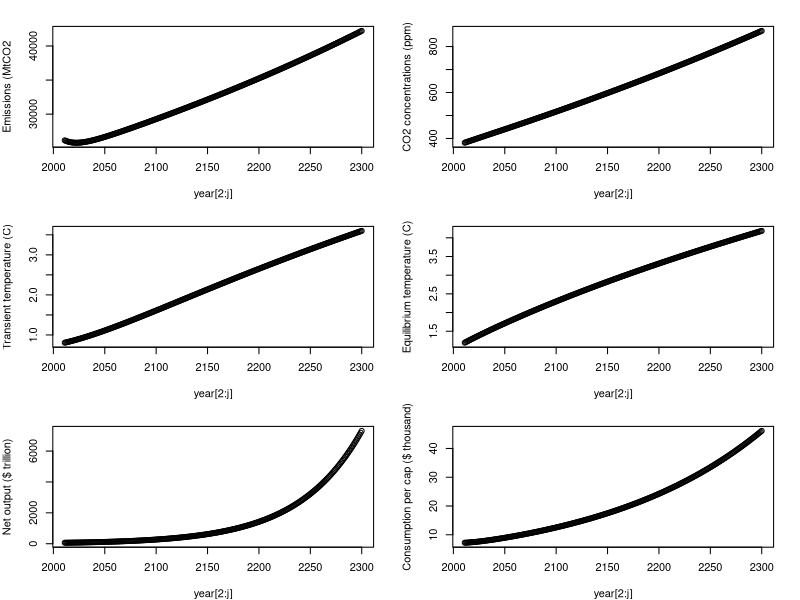
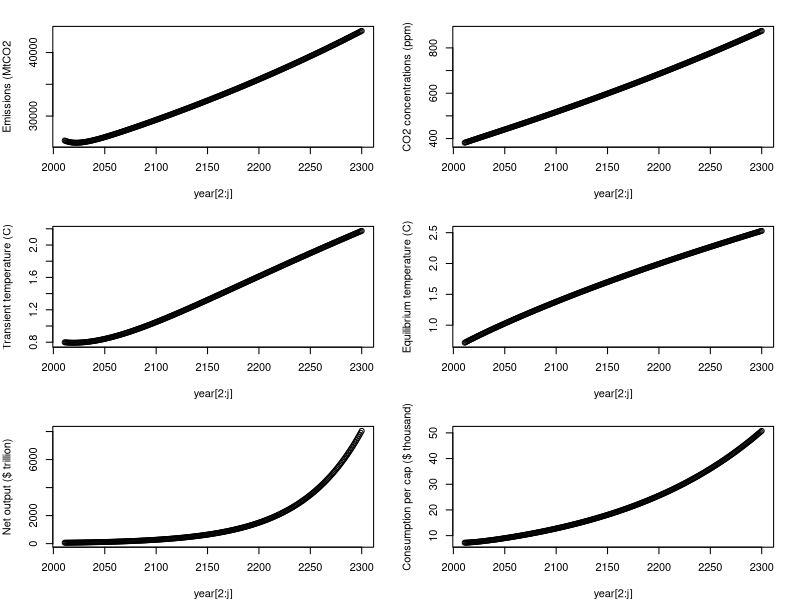

Reproduce these figures in R, in order.
## ---- chunk 1
knitr::opts_chunk$set(echo = TRUE)
## ---- chunk 2
library(tidyverse)
## ---- chunk 3
# Fixed Economic parameters (LEAVE THIS ALONE FOR NOW)
p_saving<-c(.22) # output saved, default at 0.22
p_capShare<-c(.3) # Cobb-Douglas capital share, defaut at 0.3
p_capDep<-c(.1) # capital depreciation, default at 0.1
p_TFP_g<-c(.005) # TFP growth rate, default at 0.005   
p_damage<-c(.009) # default at 0.009

# Variable Economic parameters (TRY DIFFERENT VALUES)
p_emInt_g<-c(-.005) # default at -.005
p_enInt_g<-c(-.01) # default at -.01
p_pop_g<-c(0.01) # default at .01
    
# Fixed climate parameters (LEAVE THIS ALONE)
p_carDecay<-c(400) # carbon decay, default 400
p_climDelay<-c(.015) # climate decay, default 0.015

#Variable climate parameters (TRY DIFFERENT VALUES)
p_climSens<-c(2.5) # climate sensitivity default 2.5
## ---- chunk 4
# years
p_years<-c(291)

# Economic
ic_pop<-c(6900) # in millions
ic_enInt<-c(5.98) # in EJ/$trill
ic_emInt<-c(68.27) # in Mt CO2 /EJ            
ic_K<-c(139.65) # $trill   
ic_TFP<-c(.03)

# Climate
ic_preCO2<-c(275) # ppm
ic_nowCO2<-c(380) # ppm
ic_T<-c(0.8) # degree C above preindustrial

# creating empty matrices for storing data
year<-matrix(0,p_years,1)    
pop<-matrix(0, p_years,1)
enInt<-matrix(0, p_years,1)
emInt<-matrix(0, p_years,1)    
TFP<-matrix(0, p_years,1)
Y_gross<-matrix(0, p_years,1)
K<-matrix(0, p_years,1)
gdppc<-matrix(0, p_years,1)
CO2ppm<-matrix(0, p_years,1)
em_MtCO2<-matrix(0,p_years,1)
em_ppm<-matrix(0,p_years,1)
Y_net<-matrix(0,p_years,1)
C<-matrix(0,p_years,1)
C_pc<-matrix(0,p_years,1)
Teq<-matrix(0,p_years,1)
climateDamage<-matrix(0,p_years,1)
## ---- chunk 5
#Part 1a: Getting exogenous changes in population, energy intensity, emissions intensity, TFP


# initializing for first period    
year[1]<-2010
pop[1]<-ic_pop
enInt[1]<-ic_enInt    
emInt[1]<-ic_emInt
TFP[1]<-ic_TFP

for (j in 2:p_years) {
year[j]<-year[j-1]+1
pop[j]=pop[j-1]*(1+p_pop_g)
enInt[j]=enInt[j-1]*(1+p_enInt_g)
emInt[j]=emInt[j-1]*(1+p_emInt_g)
TFP[j]=TFP[j-1]*(1+p_TFP_g)
    }

## ---- chunk 6
# initializing for first period

#Part 1: Economic model w/o climate damages
K[1]<-ic_K
 Y_gross[1]<-TFP[1]*K[1]^p_capShare*pop[1]^(1-p_capShare)
      
#Part 2: climate model
#CO2 concentration
CO2ppm[1]<-ic_nowCO2                      
T[1]=ic_T

#Part 3: Economic model with climate damages
#climate damages
climateShare<-(p_damage*T[1]^2)/(1+p_damage*T[1]^2) # damage function
climateDamage[1]<-climateShare*Y_gross[1] #climate damages
Y_net[1]<-Y_gross[1]-climateDamage[1] # net of damages output          
C[1]<-Y_net[1]-p_saving*Y_net[1]
C_pc[1]<-(C[1]/pop[1])*1000      

plus_one_ton <- c(0, (1/1000000), rep(0, times= 289)) #plus one ton of CO2

# looping over rest of the years
for (j in 2:p_years) {
      
#Part 1: Economic model w/o climate damages     
#Economic output 
K[j]<-(1-p_capDep)*K[j-1]+p_saving*Y_net[j-1]  #capital accumulation
Y_gross[j]<-TFP[j]*K[j]^p_capShare*pop[j]^(1-p_capShare) #Cobb-Douglas production function
gdppc[j]=Y_gross[j]/pop[j]

#emissions
em_MtCO2[j]<-pop[j]*gdppc[j]*enInt[j]*emInt[j] #Kaya identity
em_ppm[j]<-(em_MtCO2[j]+plus_one_ton[j])/7810 # convert to atmospheric CO2 concentrations
      
#Part 2: climate model     
#CO2 concentration
CO2ppm[j]<-CO2ppm[j-1]+0.5*((em_ppm[j])- (CO2ppm[j-1]-(ic_preCO2))/(p_carDecay)) #CO2 concentration accumulation                             
    
#Radiative forcing
rad_CO2_Wpm2<-5.35*log(CO2ppm[j]/ic_preCO2)

#Converting to temperature  
Teq[j]<-rad_CO2_Wpm2*(p_climSens/(5.3*log(2))) #Equilibrium temperature
T[j]=T[j-1]+p_climDelay*(Teq[j]-T[j-1]) #Transient temperature

#Part 3: Economic model with climate damages
climateShare<-(p_damage*T[j]^2)/(1+p_damage*T[j]^2) # damage function
climateDamage[j]<-climateShare*Y_gross[j] # climate damages
Y_net[j]<-Y_gross[j]-climateDamage[j] # output net of damages          
C[j]<-Y_net[j]-p_saving*Y_net[j] # consumption 
C_pc[j]<-(C[j]/pop[j])*1000 #per capita consumption     
    }
  
## ---- chunk 7
par(mfrow=c(3,2), mar=c(4,4,2,2))
plot(year[2:j], em_MtCO2[2:j], ylab="Emissions (MtCO2")
plot(year[2:j], CO2ppm[2:j], ylab="CO2 concentrations (ppm)")
plot(year[2:j], T[2:j], ylab="Transient temperature (C)")
plot(year[2:j], Teq[2:j], ylab="Equilibrium temperature (C)")
plot(year[2:j], Y_net[2:j], ylab="Net output ($ trillion)")
plot(year[2:j], C_pc[2:j], ylab="Consumption per cap ($ thousand)")
## ---- chunk 8
write.csv(climateDamage,"C:\\Users\\Juan\\Desktop\\BREN\\Second Year\\Winter Quarter\\ESM 229\\climateDamageSim1.csv", row.names = FALSE)
## ---- chunk 9

damages_question_3_BAU <- read_csv("climateDamageBAU.csv") %>%
  rename("BAU" = "V1")

damages_q3_plus1 <- read_csv("climateDamageSim1.csv") %>%
  rename("plus1" = "V1")

#Take difference between BAU scenario and Simulation
#exported damages_all to a csv -> total climate damage = 5945.924



## damages per millions tons of CO2 
## need damages per tons of CO2
damages_all <- cbind(damages_question_3_BAU*1000000000000, damages_q3_plus1*1000000000000) %>%
  mutate(diff = plus1 - BAU) %>%
  mutate(year = 1:291) %>%
  mutate(SCC_j_1.5 = (1/(1+0.015)^year)*diff,
         SCC_j_3 = (1/(1+0.03)^year)*diff) 
SCC_1.5 <- sum(damages_all$SCC_j_1.5)
SCC_3 <- sum(damages_all$SCC_j_3)

## 1.5% SCC; $252.06497 per ton CO2
## 3% SCC; $30.1699525541407 per ton CO2
## ---- chunk 10
write.csv(damages_all,"C:\\Users\\Juan\\Desktop\\BREN\\Second Year\\Winter Quarter\\ESM 229\\climateDamageAll.csv", row.names = FALSE)
## ---- chunk 11
# Fixed Economic parameters (LEAVE THIS ALONE FOR NOW)
    p_saving<-c(.22) # output saved, default at 0.22
    p_capShare<-c(.3) # Cobb-Douglas capital share, defaut at 0.3
    p_capDep<-c(.1) # capital depreciation, default at 0.1
    p_TFP_g<-c(.005) # TFP growth rate, default at 0.005   
    p_damage<-c(.009) # default at 0.009

    # Variable Economic parameters (TRY DIFFERENT VALUES)
    p_emInt_g<-c(-.005) # default at -.005
    p_enInt_g<-c(-.01) # default at -.01
    p_pop_g<-c(0.01) # default at .01
    
    # Fixed climate parameters (LEAVE THIS ALONE)
    p_carDecay<-c(400) # carbon decay, default 400
    p_climDelay<-c(.015) # climate decay, default 0.015

    #Variable climate parameters (TRY DIFFERENT VALUES)
    p_climSens<-c(1.5) # climate sensitivity default 2.5
## ---- chunk 12

 # years
    p_years<-c(291)


 # Economic
    ic_pop<-c(6900) # in millions
    ic_enInt<-c(5.98) # in EJ/$trill
    ic_emInt<-c(68.27) # in Mt CO2 /EJ            
    ic_K<-c(139.65) # $trill   
    ic_TFP<-c(.03)

    # Climate
    ic_preCO2<-c(275) # ppm
    ic_nowCO2<-c(380) # ppm
    ic_T<-c(0.8) # degree C above preindustrial

    # creating empty matrices for storing data
    year<-matrix(0,p_years,1)    
    pop<-matrix(0, p_years,1)
    enInt<-matrix(0, p_years,1)
    emInt<-matrix(0, p_years,1)    
    TFP<-matrix(0, p_years,1)
    Y_gross<-matrix(0, p_years,1)
    K<-matrix(0, p_years,1)
    gdppc<-matrix(0, p_years,1)
    CO2ppm<-matrix(0, p_years,1)
    em_MtCO2<-matrix(0,p_years,1)
    em_ppm<-matrix(0,p_years,1)
    Y_net<-matrix(0,p_years,1)
    C<-matrix(0,p_years,1)
    C_pc<-matrix(0,p_years,1)
    Teq<-matrix(0,p_years,1)
    climateDamage<-matrix(0,p_years,1)
## ---- chunk 13
# initializing for first period    
    year[1]<-2010
    pop[1]<-ic_pop
    enInt[1]<-ic_enInt    
    emInt[1]<-ic_emInt
    TFP[1]<-ic_TFP

    for (j in 2:p_years) {
      year[j]<-year[j-1]+1
      pop[j]=pop[j-1]*(1+p_pop_g)
      enInt[j]=enInt[j-1]*(1+p_enInt_g)
      emInt[j]=emInt[j-1]*(1+p_emInt_g)
      TFP[j]=TFP[j-1]*(1+p_TFP_g)
    }
## ---- chunk 14
 # initializing for first period
    #Part 1: Economic model w/o climate damages
    K[1]<-ic_K
    Y_gross[1]<-TFP[1]*K[1]^p_capShare*pop[1]^(1-p_capShare)
      
    #Part 2: climate model
    #CO2 concentration
    CO2ppm[1]<-ic_nowCO2                      
    T[1]=ic_T

    #Part 3: Economic model with climate damages
    #climate damages
    climateShare<-(p_damage*T[1]^2)/(1+p_damage*T[1]^2) # damage function
    climateDamage[1]<-climateShare*Y_gross[1] #climate damages
    Y_net[1]<-Y_gross[1]-climateDamage[1] # net of damages output          
    C[1]<-Y_net[1]-p_saving*Y_net[1]
    C_pc[1]<-(C[1]/pop[1])*1000   
    
    

## ---- chunk 15
 # looping over rest of the years
    for (j in 2:p_years) {
      
      #Part 1: Economic model w/o climate damages     
      #Economic output 
      K[j]<-(1-p_capDep)*K[j-1]+p_saving*Y_net[j-1]  #capital accumulation
      Y_gross[j]<-TFP[j]*K[j]^p_capShare*pop[j]^(1-p_capShare) #Cobb-Douglas production function
      gdppc[j]=Y_gross[j]/pop[j]

      #emissions
      em_MtCO2[j]<-pop[j]*gdppc[j]*enInt[j]*emInt[j] #Kaya identity
      em_ppm[j]<-em_MtCO2[j]/7810 # convert to atmospheric CO2 concentrations
      
      #Part 2: climate model     
      #CO2 concentration
      CO2ppm[j]<-CO2ppm[j-1]+0.5*((em_ppm[j])- (CO2ppm[j-1]-(ic_preCO2))/(p_carDecay)) #CO2 concentration accumulation                             
    
      #Radiative forcing
      rad_CO2_Wpm2<-5.35*log(CO2ppm[j]/ic_preCO2)

      # Converting to temperature  
      Teq[j]<-rad_CO2_Wpm2*(p_climSens/(5.3*log(2))) #Equilibrium temperature
      T[j]=T[j-1]+p_climDelay*(Teq[j]-T[j-1]) #Transient temperature

      #Part 3: Economic model with climate damages
      climateShare<-(p_damage*T[j]^2)/(1+p_damage*T[j]^2) # damage function
      climateDamage[j]<-climateShare*Y_gross[j] # climate damages
      Y_net[j]<-Y_gross[j]-climateDamage[j] # output net of damages          
      C[j]<-Y_net[j]-p_saving*Y_net[j] # consumption 
      C_pc[j]<-(C[j]/pop[j])*1000 #per capita consumption     
    }
## ---- chunk 16
par(mfrow=c(3,2), mar=c(4,4,2,2))
plot(year[2:j], em_MtCO2[2:j], ylab="Emissions (MtCO2")
plot(year[2:j], CO2ppm[2:j], ylab="CO2 concentrations (ppm)")
plot(year[2:j], T[2:j], ylab="Transient temperature (C)")
plot(year[2:j], Teq[2:j], ylab="Equilibrium temperature (C)")
plot(year[2:j], Y_net[2:j], ylab="Net output ($ trillion)")
plot(year[2:j], C_pc[2:j], ylab="Consumption per cap ($ thousand)")

## ---- chunk 17
write.csv(climateDamage,"C:\\Users\\Juan\\Desktop\\BREN\\Second Year\\Winter Quarter\\ESM 229\\climateDamageBAU2.csv", row.names = FALSE)
